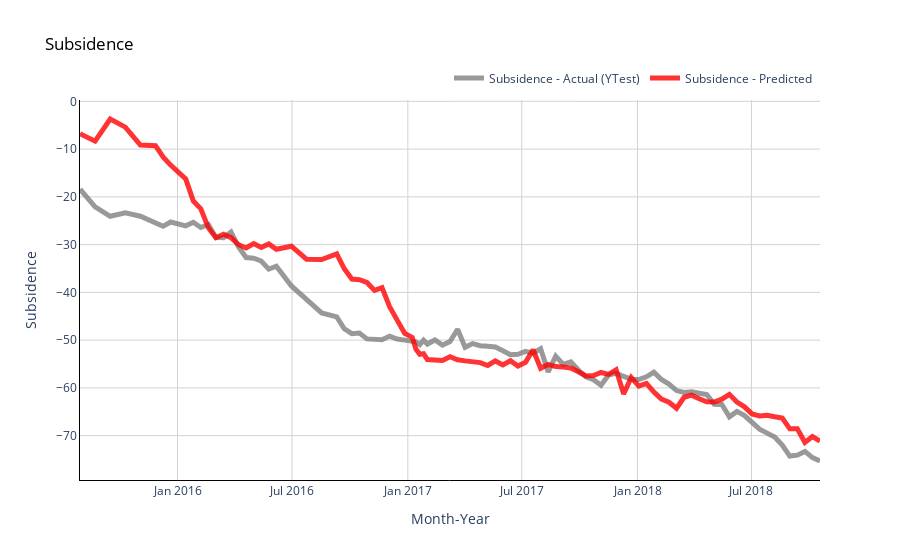

This figure's notebook cell:
### Code cell
# Plot (actual and predicted) for test (out of time) data
fig = go.Figure()

# #Trace for actual val
# fig.add_trace(go.Scatter(x=np.array(test.columns),
#                          y=np.array(test.values).flatten(),
#                          mode='lines',
#                          name='Subsidence - Actual (Test)',
#                          opacity=0.8,
#                          line=dict(color='black', width=1)
#                         ))
# fig.add_trace(go.Scatter(x=np.array(test.columns),
#                          y=e,
#                          mode='lines',
#                          name='Subsidence - Actual (YTrain)',
#                          opacity=0.8,
#                          line=dict(color='pink', width=1)
#                         ))

fig.add_trace(go.Scatter(x=np.array(test.columns[10:]),
                         y=c,
                         mode='lines',
                         name='Subsidence - Actual (YTest)',
                         opacity=0.8,
                         line=dict(color='grey', width=5)
                        ))


# Trace for predicted 
fig.add_trace(go.Scatter(x=np.array(test.columns[10:]),
                         y=z,
                         mode='lines',
                         name='Subsidence - Predicted ',
                         opacity=0.8,
                         line=dict(color='red', width=5)
                        ))

# Change chart background color
fig.update_layout(dict(plot_bgcolor = 'white'))

# Update axes lines
fig.update_xaxes(showgrid=True, gridwidth=1, gridcolor='lightgrey', 
                 zeroline=True, zerolinewidth=1, zerolinecolor='lightgrey', 
                 showline=True, linewidth=1, linecolor='black',
                 title='Month-Year'
                )

fig.update_yaxes(showgrid=True, gridwidth=1, gridcolor='lightgrey', 
                 zeroline=True, zerolinewidth=1, zerolinecolor='lightgrey', 
                 showline=True, linewidth=1, linecolor='black',
                 title='Subsidence'
                )

# Set figure title
fig.update_layout(title=dict(text="Subsidence", font=dict(color='black')),
                  legend=dict(orientation="h", yanchor="bottom", y=1.02, xanchor="right", x=1)
                 )
fig.show()
